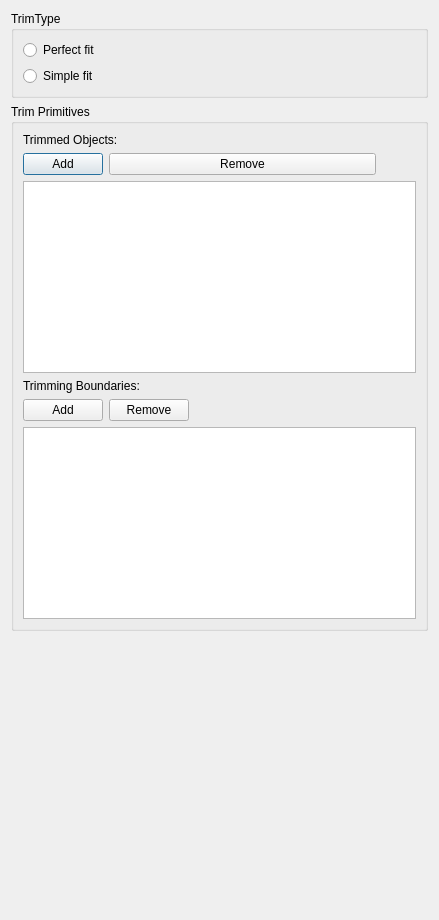
<?xml version="1.0" encoding="UTF-8"?>
<ui version="4.0">
 <class>Dialog</class>
 <widget class="QDialog" name="Dialog">
  <property name="geometry">
   <rect>
    <x>0</x>
    <y>0</y>
    <width>439</width>
    <height>920</height>
   </rect>
  </property>
  <property name="windowTitle">
   <string>Trim Profile</string>
  </property>
  <layout class="QVBoxLayout" name="verticalLayout_4">
   <item>
    <widget class="QGroupBox" name="groupBox_2">
     <property name="title">
      <string>TrimType</string>
     </property>
     <layout class="QVBoxLayout" name="verticalLayout_3">
      <item>
       <widget class="QRadioButton" name="rb_perfectfit">
        <property name="text">
         <string>Perfect fit</string>
        </property>
        <property name="icon">
         <iconset>
          <normaloff>:/icon/icons/corner-simple-type.svg</normaloff>:/icon/icons/corner-simple-type.svg</iconset>
        </property>
        <property name="iconSize">
         <size>
          <width>32</width>
          <height>32</height>
         </size>
        </property>
       </widget>
      </item>
      <item>
       <widget class="QRadioButton" name="rb_simplefit">
        <property name="text">
         <string>Simple fit</string>
        </property>
        <property name="icon">
         <iconset>
          <normaloff>:/icon/icons/corner-coped-type.svg</normaloff>:/icon/icons/corner-coped-type.svg</iconset>
        </property>
        <property name="iconSize">
         <size>
          <width>32</width>
          <height>32</height>
         </size>
        </property>
       </widget>
      </item>
     </layout>
    </widget>
   </item>
   <item>
    <widget class="QGroupBox" name="groupBox_3">
     <property name="title">
      <string>Trim Primitives</string>
     </property>
     <layout class="QVBoxLayout" name="verticalLayout">
      <item>
       <widget class="QLabel" name="label">
        <property name="text">
         <string>Trimmed Objects: </string>
        </property>
       </widget>
      </item>
      <item>
       <layout class="QHBoxLayout" name="horizontalLayout" stretch="1,5">
        <item>
         <widget class="QPushButton" name="add_trimmed_object_button">
          <property name="text">
           <string>Add</string>
          </property>
          <property name="icon">
           <iconset>
            <normaloff>:/icon/icons/list-add.svg</normaloff>:/icon/icons/list-add.svg</iconset>
          </property>
         </widget>
        </item>
        <item>
         <widget class="QPushButton" name="remove_body_button">
          <property name="text">
           <string>Remove</string>
          </property>
          <property name="icon">
           <iconset>
            <normaloff>:/icon/icons/list-remove.svg</normaloff>:/icon/icons/list-remove.svg</iconset>
          </property>
         </widget>
        </item>
        <item>
         <spacer name="horizontalSpacer">
          <property name="orientation">
           <enum>Qt::Orientation::Horizontal</enum>
          </property>
          <property name="sizeHint" stdset="0">
           <size>
            <width>40</width>
            <height>20</height>
           </size>
          </property>
         </spacer>
        </item>
       </layout>
      </item>
      <item>
       <widget class="QListWidget" name="bodies_list_widget"/>
      </item>
      <item>
       <widget class="QLabel" name="label_2">
        <property name="text">
         <string>Trimming Boundaries: </string>
        </property>
       </widget>
      </item>
      <item>
       <layout class="QHBoxLayout" name="horizontalLayout_2">
        <item>
         <widget class="QPushButton" name="add_boundary_button">
          <property name="text">
           <string>Add</string>
          </property>
          <property name="icon">
           <iconset>
            <normaloff>:/icon/icons/list-add.svg</normaloff>:/icon/icons/list-add.svg</iconset>
          </property>
         </widget>
        </item>
        <item>
         <widget class="QPushButton" name="remove_boundary_button">
          <property name="text">
           <string>Remove</string>
          </property>
          <property name="icon">
           <iconset>
            <normaloff>:/icon/icons/list-remove.svg</normaloff>:/icon/icons/list-remove.svg</iconset>
          </property>
         </widget>
        </item>
        <item>
         <spacer name="horizontalSpacer_2">
          <property name="orientation">
           <enum>Qt::Orientation::Horizontal</enum>
          </property>
          <property name="sizeHint" stdset="0">
           <size>
            <width>40</width>
            <height>20</height>
           </size>
          </property>
         </spacer>
        </item>
       </layout>
      </item>
      <item>
       <widget class="QListWidget" name="boundaries_list_widget"/>
      </item>
     </layout>
    </widget>
   </item>
   <item>
    <spacer name="verticalSpacer">
     <property name="orientation">
      <enum>Qt::Orientation::Vertical</enum>
     </property>
     <property name="sizeHint" stdset="0">
      <size>
       <width>20</width>
       <height>40</height>
      </size>
     </property>
    </spacer>
   </item>
  </layout>
 </widget>
 <resources/>
 <connections/>
</ui>
